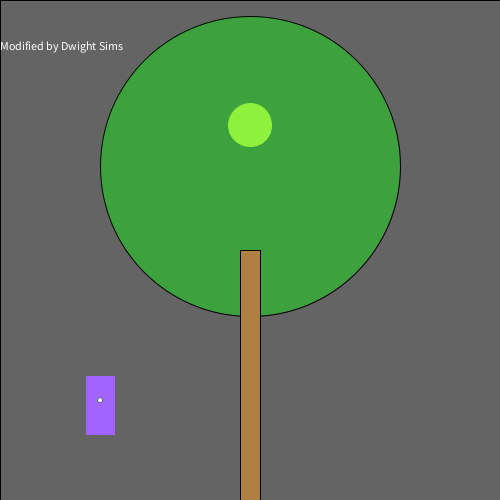
Frame 1 (no input)
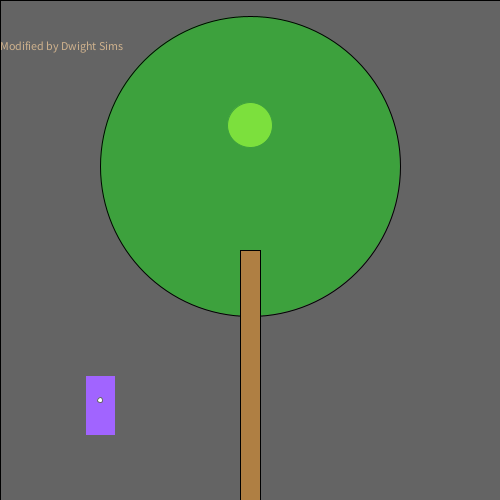
Frame 60 (the mouse pressed at the canvas centre just before this capture)
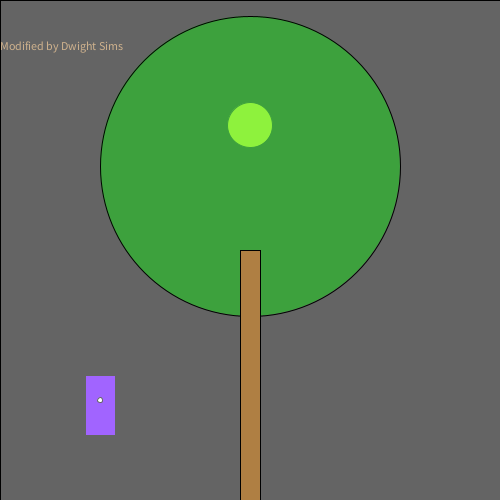
Frame 120 (the mouse held since frame 60 and released just before this capture)

The Processing sketch that drew these frames (run headless with seeded random() and noise(); from frame 60 on, the mouse is pressed at the canvas centre):

// Processing sketch: processing_160195
// ── processing_160195.pde

/*
  Norm Krumpe
  September 22, 2012
  Models a light that is triggered by motion (in this case, motion
  of the mouse).  The light also has a timer.  So, motion turns on the
  light, but a certain amount of time passing with no motion will
  cause the light to turn off again.
*/

// How close you need to get to the
// light sensor in order to turn on
// the light.  Higher values make it
// easier to trigger the light.  Distance
// is measured in pixels.
final int TRIGGER_DISTANCE = 50;

// The location of the sensor:
final int SWITCH_CENTER_X = 100;
final int SWITCH_CENTER_Y = 400;

// seconds until light shuts off automatically when there is no motion
final float SECONDS_UNTIL_AUTO_SHUTOFF = 10; 

// Light will initially be on because of this next value.
// Want the light off initially?  
// Set this to something less than SECONDS_UNTIL_AUTO_SHUTOFF
float timeOfLastTrigger = 0; 
boolean revealTriggerRegion = false;

// Just choose a window size
void setup() {
  size(500, 500);
  
}

// Each time the mouse moves, check to see
// if it triggered the motion sensor
void mouseMoved() {
  if (motionSensorWasTriggered()) {
    timeOfLastTrigger = millis()/1000.0;
  }
}

// When a key is pressed, toggle the "cheat" that
// reveals the motion sensor's trigger region.
void keyPressed() {
  revealTriggerRegion = !revealTriggerRegion;
}

// Draw the various parts of the scene
void draw() {
  background(0);
  text("Modified by Dwight Sims", 0, 50);

  drawLightSwitch();
  drawLamp();  
  drawTriggerRegion();
}

// Draws all components of the lamp
void drawLamp() {
  drawLight();
  fill(0, 255, 0, 100);
  ellipse(width/2, height/3, 300, 300);
  fill(175, 127, 67);
  rect(240, 250, 20, 250);
}

// How the light gets drawn depends on whether
// the lightbulb is lit.
void drawLight() {

  if (secondsSinceLastTrigger() < SECONDS_UNTIL_AUTO_SHUTOFF) {
    // If the light is on:
    int strength = (int)random(156, 256);
    fill(strength, strength, 0);
    ellipse(250, 125, 45, 45);
    fill(255, 100);
    rect(0, 0, width, height);
  }

  else {
    // Light is off:
    fill(10, 10, 0);
    ellipse(250, 125, 45, 45);
  }
}

// Draw the light switch/sensor
void drawLightSwitch() {
  fill(100, 0, 255);
  rect(SWITCH_CENTER_X - 15, SWITCH_CENTER_Y - 25, 30, 60);
  fill(255);
  ellipse(SWITCH_CENTER_X, SWITCH_CENTER_Y, 5, 5);
}

// Return true if the mouse triggered the sensor
boolean motionSensorWasTriggered() {
  return distanceFromLightSwitch() < TRIGGER_DISTANCE;
}

// Compute the distance between the mouse and the sensor
float distanceFromLightSwitch() {  
  return dist(mouseX, mouseY, SWITCH_CENTER_X, SWITCH_CENTER_Y);
}

// Determine how long it has been since the motion sensor
// was last turned on.
float secondsSinceLastTrigger() {
  return millis()/1000.0 - timeOfLastTrigger;
}

// Show a "cheat" region so that you know where the mouse
// needs to go in order to trigger the light sensor
void drawTriggerRegion() {
  if (revealTriggerRegion) {
    fill(255, 25);
    ellipse(SWITCH_CENTER_X, SWITCH_CENTER_Y, 
    TRIGGER_DISTANCE * 2, TRIGGER_DISTANCE * 2);
  }
}
